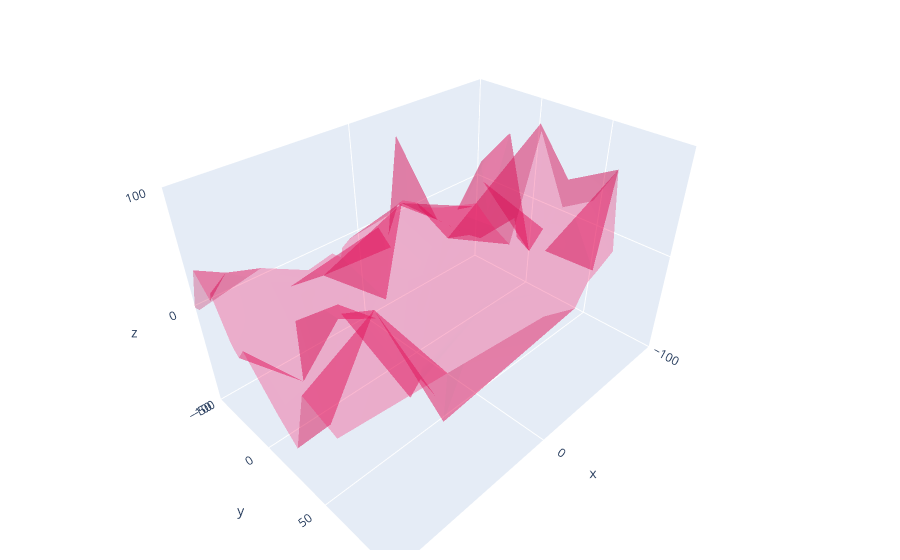

The notebook cell saved with this chart:
### Markdown cell above
## 3D Axes in Python

### Code cell
import plotly.graph_objects as go
import numpy as np
np.random.seed(1)

N = 70

fig = go.Figure(data=[go.Mesh3d(x=(70*np.random.randn(N)),
                   y=(55*np.random.randn(N)),
                   z=(40*np.random.randn(N)),
                   opacity=0.5,
                   color='rgba(244,22,100,0.6)'
                  )])

fig.update_layout(
    scene = dict(
        xaxis = dict(nticks=4, range=[-100,100],),
                     yaxis = dict(nticks=4, range=[-50,100],),
                     zaxis = dict(nticks=4, range=[-100,100],),),
    width=700,
    margin=dict(r=20, l=10, b=10, t=10))

fig.show()
